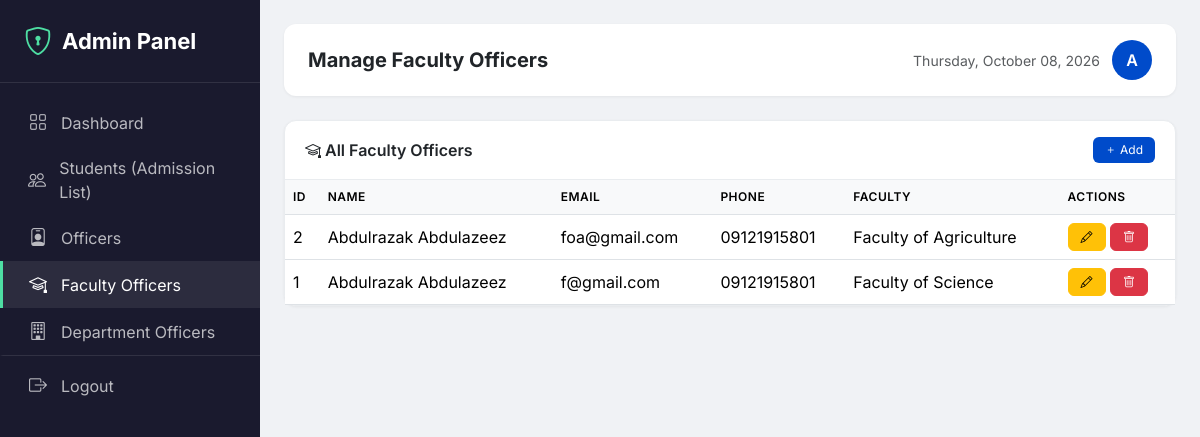
Page /admin/faculty-officers.php (signed in) on the committed database.
### tables this page shows
CREATE TABLE `faculty_officers` (
  `id` int(11) NOT NULL,
  `fullname` varchar(255) DEFAULT NULL,
  `email` varchar(255) DEFAULT NULL,
  `phone` varchar(50) DEFAULT NULL,
  `faculty_id` int(11) DEFAULT NULL,
  `faculty_name` varchar(200) NOT NULL,
  `password` varchar(255) DEFAULT NULL,
  `created_at` timestamp NOT NULL DEFAULT current_timestamp(),
  `digital_signature` varchar(255) DEFAULT NULL,
  `signature_uploaded_at` timestamp NULL DEFAULT NULL
);

### admin/faculty-officers.php (the view, shortened to what this page needs)
<?php
include '../includes/config.php';
$officers = mysqli_query($conn, "SELECT * FROM faculty_officers ORDER BY id DESC");
$edit_officer = null;
?>
<!DOCTYPE html>
<html lang="en">
<head>
    <link href="https://cdn.jsdelivr.net/npm/bootstrap@5.3.2/dist/css/bootstrap.min.css" rel="stylesheet">
    <link rel="stylesheet" href="https://cdn.jsdelivr.net/npm/bootstrap-icons@1.11.3/font/bootstrap-icons.min.css">
</head>
<body>
<div class="sidebar">
    <div class="brand"><i class="bi bi-shield-lock"></i> Admin Panel</div>
    <a href="dashboard.php" class="nav-link"><i class="bi bi-grid"></i> Dashboard</a>
    <a href="students.php" class="nav-link"><i class="bi bi-people"></i> Students (Admission List)</a>
    <a href="officers.php" class="nav-link"><i class="bi bi-person-badge"></i> Officers</a>
    <a href="faculty-officers.php" class="nav-link active"><i class="bi bi-mortarboard"></i> Faculty Officers</a>
    <a href="department-officers.php" class="nav-link"><i class="bi bi-building"></i> Department Officers</a>
    <a href="logout.php" class="nav-link" style="margin-top:auto;border-top:1px solid rgba(255,255,255,0.1);padding-top:16px;"><i class="bi bi-box-arrow-right"></i> Logout</a>
</div>
<div class="main-content">
    <div class="top-bar">
        <h5 class="mb-0 fw-bold">Manage Faculty Officers</h5>
        <div class="user">
            <span class="text-muted small"><?php echo date('l, F d, Y'); ?></span>
            <div class="avatar"><?php echo substr($_SESSION['admin_name'], 0, 1); ?></div>
        </div>
    </div>
    <?php if(isset($_GET['action']) && $_GET['action'] == 'add' || isset($_GET['edit'])): ?>
    <div class="card-custom mb-4">
        <div class="card-header">
            <?php echo isset($_GET['edit']) ? 'Edit Faculty Officer' : 'Add New Faculty Officer'; ?>
            <a href="faculty-officers.php" class="btn btn-secondary btn-sm float-end">Back</a>
        </div>
        <div class="card-body">
            <form method="POST">
                <?php if(isset($_GET['edit'])): ?>
                    <input type="hidden" name="id" value="<?php echo $edit_officer['id']; ?>">
                <?php endif; ?>
                <div class="row g-3">
                    <div class="col-md-6">
                        <label class="form-label fw-semibold">Full Name</label>
                        <input type="text" name="fullname" class="form-control" value="<?php echo $edit_officer['fullname'] ?? ''; ?>" required>
                    </div>
                    <div class="col-md-6">
                        <label class="form-label fw-semibold">Email</label>
                        <input type="email" name="email" class="form-control" value="<?php echo $edit_officer['email'] ?? ''; ?>" required>
                    </div>
                    <div class="col-md-6">
                        <label class="form-label fw-semibold">Phone</label>
                        <input type="text" name="phone" class="form-control" value="<?php echo $edit_officer['phone'] ?? ''; ?>">
                    </div>
                    <div class="col-md-6">
                        <label class="form-label fw-semibold">Faculty Name</label>
                        <input type="text" name="faculty_name" class="form-control" value="<?php echo $edit_officer['faculty_name'] ?? ''; ?>" required>
                    </div>
                    <div class="col-md-6">
                        <label class="form-label fw-semibold"><?php echo isset($_GET['edit']) ? 'New Password (leave blank to keep current)' : 'Password'; ?></label>
                        <input type="password" name="password" class="form-control" <?php echo !isset($_GET['edit']) ? 'required' : ''; ?>>
                    </div>
                </div>
                <button type="submit" name="save_faculty_officer" class="btn btn-primary mt-3">
                    <i class="bi bi-check2"></i> <?php echo isset($_GET['edit']) ? 'Update' : 'Add'; ?>
                </button>
                <a href="faculty-officers.php" class="btn btn-secondary mt-3">Cancel</a>
            </form>
        </div>
    </div>
    <?php else: ?>
    <div class="card-custom">
        <div class="card-header d-flex justify-content-between align-items-center flex-wrap gap-2">
            <span><i class="bi bi-mortarboard"></i> All Faculty Officers</span>
            <a href="faculty-officers.php?action=add" class="btn btn-primary btn-sm"><i class="bi bi-plus"></i> Add</a>
        </div>
        <div class="card-body p-0">
            <div class="table-responsive">
                <table class="table table-hover mb-0">
                    <thead>
                        <tr>
                            <th>ID</th>
                            <th>Name</th>
                            <th>Email</th>
                            <th>Phone</th>
                            <th>Faculty</th>
                            <th>Actions</th>
                        </tr>
                    </thead>
                    <tbody>
                        <?php if(mysqli_num_rows($officers) > 0): ?>
                            <?php while($row = mysqli_fetch_assoc($officers)): ?>
                            <tr>
                                <td><?php echo $row['id']; ?></td>
                                <td><?php echo htmlspecialchars($row['fullname']); ?></td>
                                <td><?php echo htmlspecialchars($row['email']); ?></td>
                                <td><?php echo htmlspecialchars($row['phone']); ?></td>
                                <td><?php echo htmlspecialchars($row['faculty_name']); ?></td>
                                <td>
                                    <a href="faculty-officers.php?edit=<?php echo $row['id']; ?>" class="btn btn-warning btn-sm"><i class="bi bi-pencil"></i></a>
                                    <a href="faculty-officers.php?delete=<?php echo $row['id']; ?>" class="btn btn-danger btn-sm" onclick="return confirm('Are you sure?')"><i class="bi bi-trash"></i></a>
                                </td>
                            </tr>
                            <?php endwhile; ?>
                        <?php else: ?>
                            <tr><td colspan="6" class="text-center text-muted py-4">No faculty officers found</td></tr>
                        <?php endif; ?>
                    </tbody>
                </table>
            </div>
        </div>
    </div>
    <?php endif; ?>
</div>
</body>
</html>

### admin/faculty-officers.php (style rules this page uses)
:root { --sidebar-width:260px;--primary:#004bca; }
* { box-sizing:border-box; }
body { font-family:'Inter',sans-serif;background:#f0f2f5; }
.sidebar { position:fixed;left:0;top:0;height:100vh;width:var(--sidebar-width);background:#1a1a2e;color:#fff;padding:20px 0;overflow-y:auto;z-index:1000; }
.sidebar .brand { font-size:22px;font-weight:700;padding:0 24px 20px;border-bottom:1px solid rgba(255,255,255,0.1);margin-bottom:16px;display:flex;align-items:center;gap:10px; }
.sidebar .brand i { font-size:28px;color:#4edea3; }
.sidebar .nav-link { color:rgba(255,255,255,0.7);padding:10px 24px;display:flex;align-items:center;gap:12px;text-decoration:none;transition:0.2s;border-left:3px solid transparent; }
.sidebar .nav-link.active { background:rgba(255,255,255,0.08);color:#fff;border-left-color:#4edea3; }
.sidebar .nav-link i { width:22px;text-align:center;font-size:18px; }
.main-content { margin-left:var(--sidebar-width);padding:24px; }
.top-bar { background:#fff;padding:16px 24px;border-radius:12px;margin-bottom:24px;display:flex;justify-content:space-between;align-items:center;box-shadow:0 1px 3px rgba(0,0,0,0.06); }
.top-bar .user { display:flex;align-items:center;gap:12px; }
.top-bar .user .avatar { width:40px;height:40px;border-radius:50%;background:var(--primary);color:#fff;display:flex;align-items:center;justify-content:center;font-weight:600; }
.card-custom { background:#fff;border-radius:12px;border:1px solid #e9ecef;box-shadow:0 1px 3px rgba(0,0,0,0.06); }
.card-custom .card-header { background:transparent;border-bottom:1px solid #e9ecef;padding:16px 20px;font-weight:600; }
.card-custom .card-body { padding:20px; }
.btn-primary { background:var(--primary);border:none; }
.btn-sm { padding:4px 12px;font-size:12px;border-radius:6px; }
.table th { background:#f8f9fa;font-weight:600;font-size:12px;text-transform:uppercase;letter-spacing:0.5px; }
.table td { vertical-align:middle; }

### rows in the picture
faculty_officers: id "2", fullname "Abdulrazak Abdulazeez", email "foa@gmail.com", phone "09121915801", faculty_name "Faculty of Agriculture"
faculty_officers: id "1", fullname "Abdulrazak Abdulazeez", email "f@gmail.com", phone "09121915801", faculty_name "Faculty of Science"

### other values in the picture
substr($_SESSION['admin_name'], 0, 1) "A"
